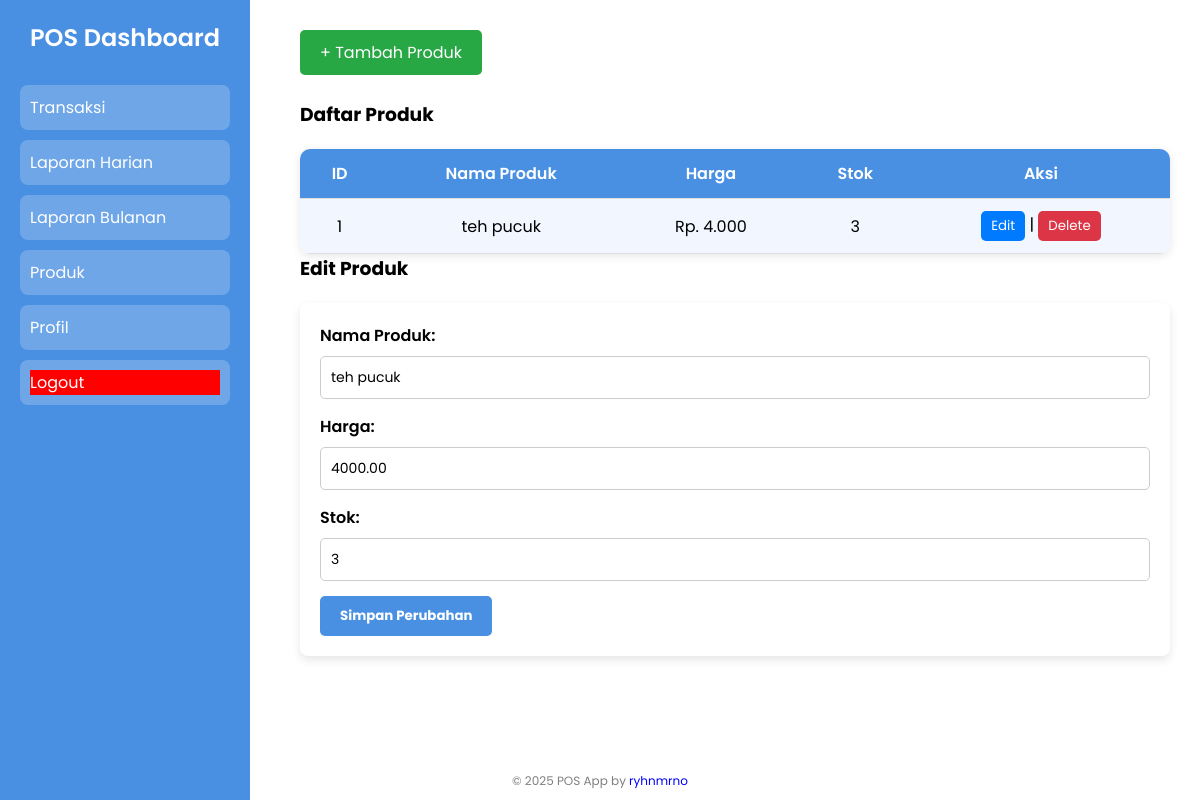
Page /produk.php?edit=1 (signed in) on the committed database.
### tables this page shows
CREATE TABLE `produk` (
  `id_produk` int(50) NOT NULL,
  `nama_produk` varchar(255) DEFAULT NULL,
  `harga` decimal(10,2) DEFAULT NULL,
  `stok` int(11) DEFAULT NULL
);

### produk.php (the view, shortened to what this page needs)
<?php
include 'koneksi.php';
?>
<!DOCTYPE html>
<html lang="id">
<head>
    <link rel="stylesheet" href="css/dashboard.css?v=2">
</head>
<body>
<div class="sidebar">
    <h2><a href="dashboard.php" style="text-decoration: none; color: white;">POS Dashboard</a></h2>
    <ul>
        <li><a href="transaksi.php"> Transaksi</a></li>
        <li><a href="laporan_harian.php"> Laporan Harian</a></li>
        <li><a href="laporan_bulanan.php"> Laporan Bulanan</a></li>
        <li><a href="produk.php"> Produk</a></li>
        <li><a href="profile.php"> Profil</a></li>
        <li><a href="logout.php" class="logout"> Logout</a></li>
    </ul>
</div>
<div class="content">
    <button onclick="toggleForm()" style="background-color: #28a745; color: white; padding: 10px 20px; border: none; border-radius: 5px; cursor: pointer; font-size: 16px;">+ Tambah Produk</button>
    <div class="table-container">
       <br><h3>Daftar Produk</h3>
        <table>
            <tr>
                <th>ID</th>
                <th>Nama Produk</th>
                <th>Harga</th>
                <th>Stok</th>
                <th>Aksi</th>
            </tr>
            <?php
            $result = mysqli_query($conn, "SELECT * FROM produk");
            while ($row = mysqli_fetch_assoc($result)) {
                echo "<tr>
                        <td>{$row['id_produk']}</td>
                        <td>{$row['nama_produk']}</td>
                        <td>Rp. " . number_format($row['harga'], 0, ',', '.') . "</td>
                        <td>{$row['stok']}</td>
                        <td>
                        <a href='produk.php?edit={$row['id_produk']}'><button class='editButton'>Edit</button></a> |
                        <a href='produk.php?hapus={$row['id_produk']}' onclick='return confirm(\"Yakin ingin menghapus?\")'><button class='deleteButton'>Delete</button></a>
                    </td>
                        </td>
                    </tr>";
            }
            ?>
        </table>
    </div>
    <?php
    if (isset($_GET['edit'])) {
        $id = intval($_GET['edit']);
        $result = mysqli_query($conn, "SELECT * FROM produk WHERE id_produk='$id'");
        $row = mysqli_fetch_assoc($result);
    ?>
        <div class="form-container">
            <h3>Edit Produk</h3>
            <form method="POST">
                <label>Nama Produk:</label>
                <input type="text" name="nama_produk" value="<?php echo $row['nama_produk']; ?>" required>
                <label>Harga:</label>
                <input type="number" name="harga" value="<?php echo $row['harga']; ?>" required>
                <label>Stok:</label>
                <input type="number" name="stok" value="<?php echo $row['stok']; ?>" required>
                <button type="submit" name="edit">Simpan Perubahan</button>
            </form>
        </div>
    <?php } ?>
</div>
<div class="watermark">
  © 2025 POS App by <span class="creator-name">ryhnmrno</span>
  </div>
</body>
</html>

### css/dashboard.css (style rules this page uses)
* { margin: 0; padding: 0; box-sizing: border-box; font-family: 'Poppins', sans-serif; }
body { display: flex; height: 100vh; }
.sidebar { width: 250px; background: #4A90E2; color: white; padding: 20px; position: fixed; height: 100%; }
.sidebar h2 { text-align: center; margin-bottom: 30px; }
.sidebar ul { list-style: none; padding: 0; }
.sidebar ul li { padding: 10px; margin-bottom: 10px; background: rgba(255, 255, 255, 0.2); border-radius: 8px; transition: 0.3s; }
.sidebar ul li a { color: white; text-decoration: none; display: block; }
.logout { background: red !important; }
.content { margin-left: 270px; padding: 30px; flex-grow: 1; }
h2 { font-weight: 600; }
table { width: 100%; border-collapse: collapse; margin-top: 20px; background-color: #ffffff; border-radius: 10px; overflow: hidden; box-shadow: 0 2px 10px rgba(0, 0, 0, 0.1); }
table th, table td { padding: 12px 15px; text-align: center; border-bottom: 1px solid #ddd; }
table th { background-color: #4A90E2; color: #fff; font-weight: 600; }
table tr:nth-child(even) { background-color: #f2f7ff; }
table td a { color: #ff9900; text-decoration: none; font-weight: bold; }
form { background-color: #fff; padding: 20px; border-radius: 8px; box-shadow: none; margin-top: 0; }
#tambahProdukForm form, .form-container form { margin-top: 20px; box-shadow: 0 4px 10px rgba(0, 0, 0, 0.1); }
form label { font-weight: 600; margin-bottom: 8px; display: block; }
form input[type="text"], form input[type="number"] { width: 100%; padding: 10px; margin-bottom: 15px; border: 1px solid #ccc; border-radius: 5px; font-size: 14px; }
form button { background-color: #4A90E2; color: #fff; border: none; padding: 10px 20px; font-weight: bold; border-radius: 5px; cursor: pointer; transition: background-color 0.3s ease; }
.editButton { background-color: #007bff; color: white; padding: 5px 10px; border: none; border-radius: 5px; cursor: pointer; }
.deleteButton { background-color: #dc3545; color: white; padding: 5px 10px; border: none; border-radius: 5px; cursor: pointer; }
.watermark { position: fixed; bottom: 10px; left: 50%; transform: translateX(-50%); font-size: 12px; color: rgba(0, 0, 0, 0.5); z-index: 9999; }
.creator-name { color: blue; }

### rows in the picture
produk: id_produk "1", nama_produk "teh pucuk", harga "4.000", stok "3", harga "4000.00"
